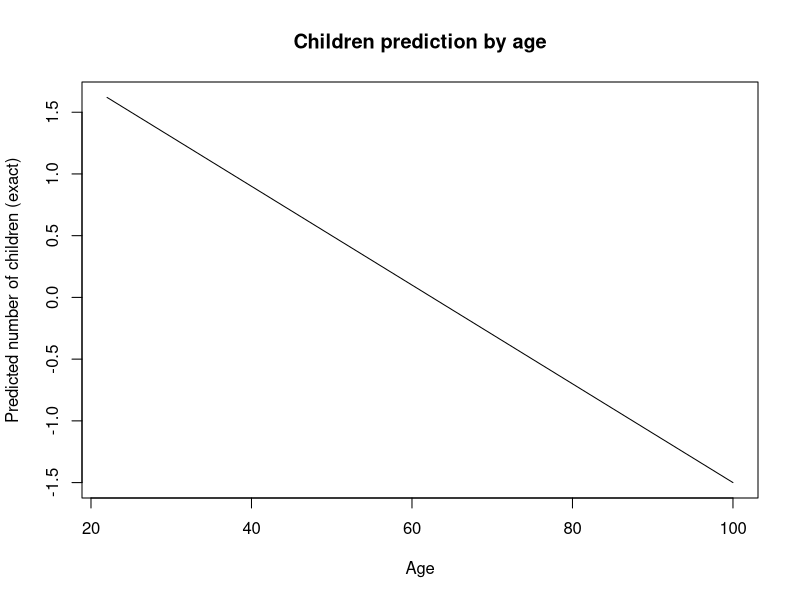
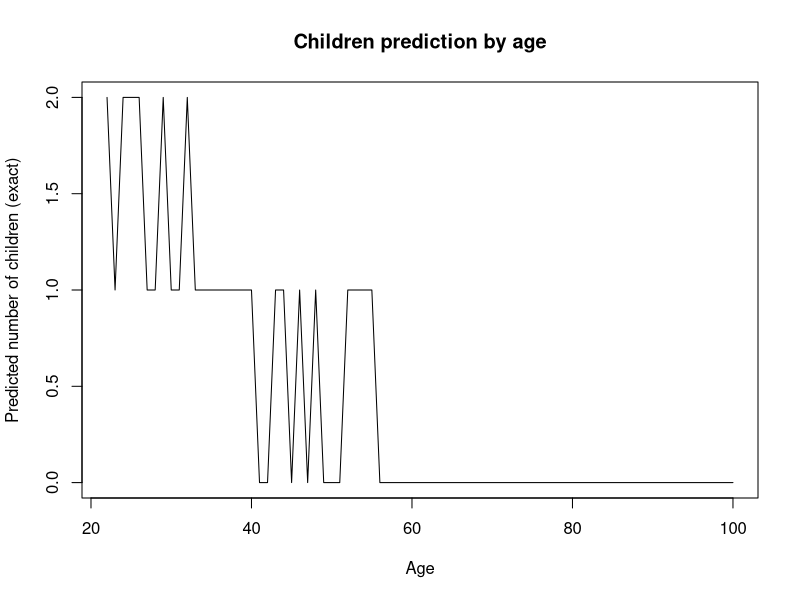
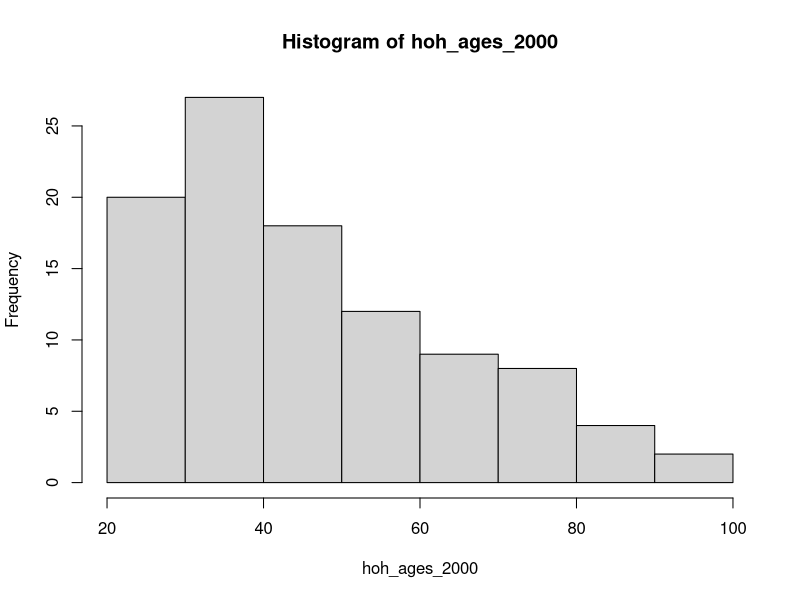
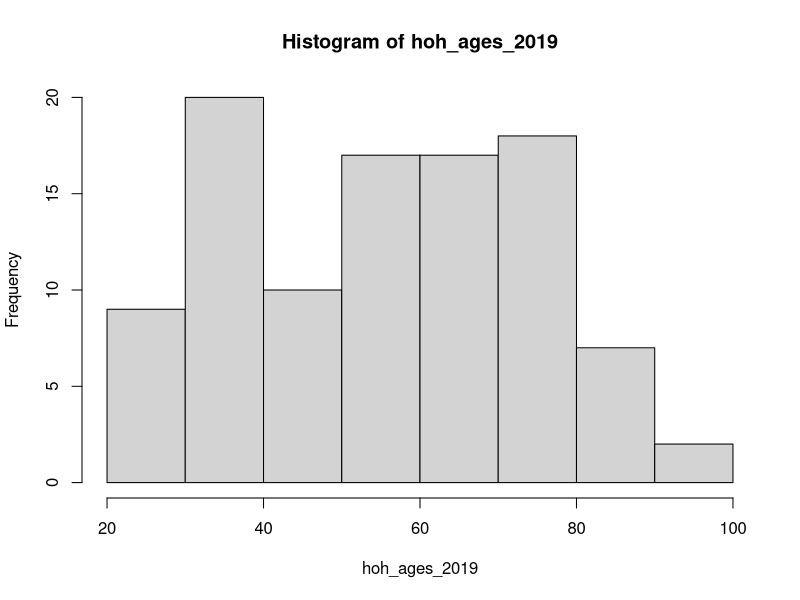

Generate these figures, in order, with R:
# The purpose of this file is to provide examples of the results of Oaxaca-Blinder
# decompositions of household size when
# 1. Just immigrant status is involved
# 2. just age is involed
# 3. Age and immigration status are involved.

# ----- Step 0: Config ----- #
set.seed(123)

# ----- Step 1: Functions ----- #
generate_household_heads <- function(mean_age, n = 100, sd_age = 30) {
  ages <- integer(0)
  
  while (length(ages) < n) {
    draw <- round(rnorm(n, mean = mean_age, sd = sd_age))
    draw <- draw[draw >= 22 & draw <= 100]
    ages <- c(ages, draw)
  }
  
  ages[1:n]
}

stochastic_round <- function(x, min = 0, max = NULL) {
  lower <- floor(x)
  frac  <- x - lower
  
  # coin flip: round up with prob = frac
  y <- lower + rbinom(1, size = 1, prob = frac)
  
  # enforce bounds
  y <- max(min, y)
  if (!is.null(max)) y <- min(max, y)
  
  y
}

generate_children_exact <- function(age, b0, b1, sd_e = 0) {
  e <- rnorm(1, mean = 0, sd = sd_e)
  b0 + b1 * age + e
}

generate_children_round <- function(age, b0, b1, sd_e = 0, min = 0, max = NULL) {
  pred <- generate_children_exact(age = age, b0 = b0, b1 = b1, sd_e = sd_e)
  stochastic_round(pred, min = min, max = max)
}



# ----- Step 2: Model calibration ----- #


# Evaluate the children regression once at each integer age from 22 to 100
# and plot the implied relationship (line graph).
ages <- 22:100
children_pred <- vapply(
  ages,
  function(a) generate_children_exact(age = a, b0 = 2.5, b1 = -0.04, sd_e = 0),
  numeric(1)
)

plot(
  ages, children_pred,
  type = "l",
  xlab = "Age",
  ylab = "Predicted number of children (exact)",
  main = "Children prediction by age"
)

# Evaluate the children regression once at each integer age from 22 to 100
# and plot the implied relationship (line graph).
ages <- 22:100
children_pred <- vapply(
  ages,
  function(a) generate_children_round(age = a, b0 = 2.5, b1 = -0.04, sd_e = 0),
  numeric(1)
)

plot(
  ages, children_pred,
  type = "l",
  xlab = "Age",
  ylab = "Predicted number of children (exact)",
  main = "Children prediction by age"
)


# ----- Step 3: Create syntehtic data ----- #
# Generate synthetic "household head" ages for each year.
hoh_ages_2000 <- generate_household_heads(mean_age = 25)
hoh_ages_2019 <- generate_household_heads(mean_age = 45)
hoh_ages_2000 |> hist()
hoh_ages_2019 |> hist()
